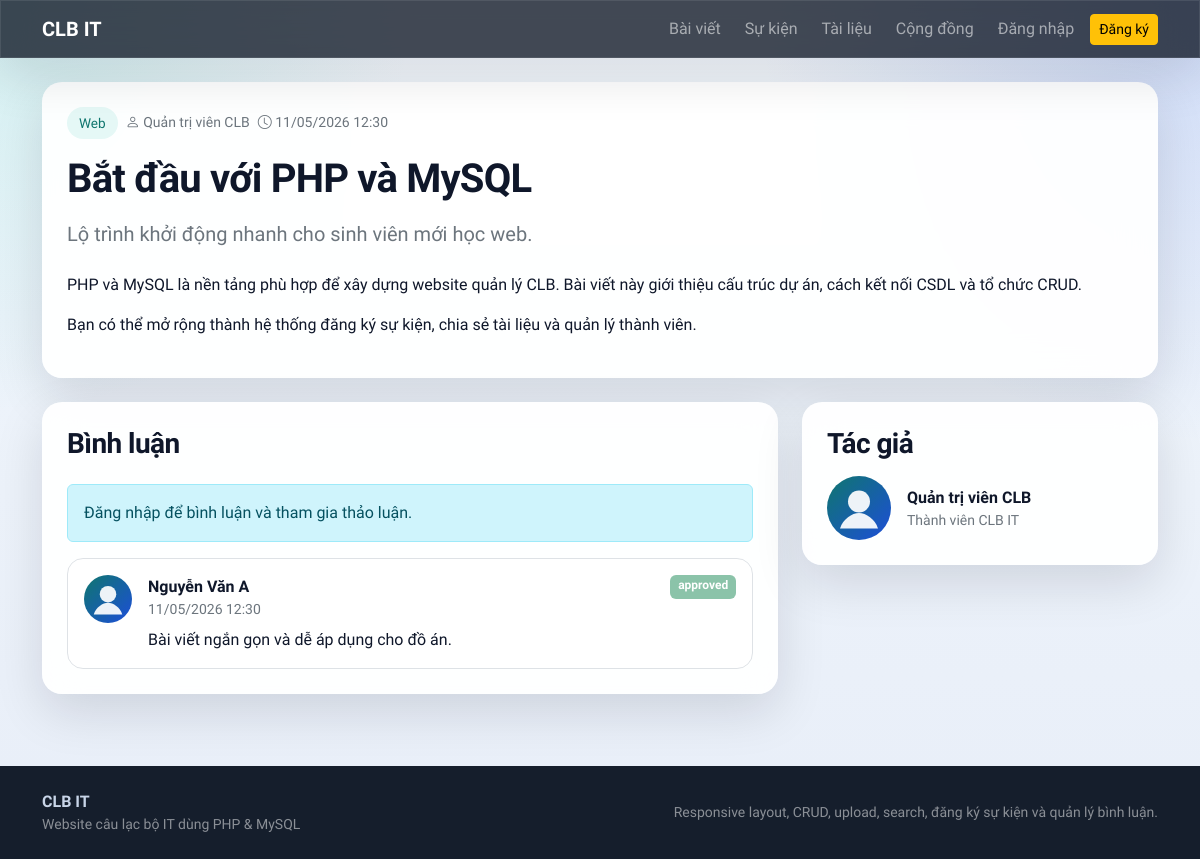
The page /post.php?id=1 on the database its author committed.
### tables this page shows
CREATE TABLE posts (
    id INT AUTO_INCREMENT PRIMARY KEY,
    title VARCHAR(255) NOT NULL,
    slug VARCHAR(255) NOT NULL UNIQUE,
    excerpt VARCHAR(300) NOT NULL,
    content LONGTEXT NOT NULL,
    image VARCHAR(255) NULL,
    category_id INT NOT NULL,
    user_id INT NOT NULL,
    status ENUM('draft', 'published') NOT NULL DEFAULT 'published',
    published_at DATETIME NULL,
    created_at TIMESTAMP DEFAULT CURRENT_TIMESTAMP,
    updated_at TIMESTAMP DEFAULT CURRENT_TIMESTAMP ON UPDATE CURRENT_TIMESTAMP,
    CONSTRAINT fk_posts_category FOREIGN KEY (category_id) REFERENCES categories(id) ON DELETE RESTRICT,
    CONSTRAINT fk_posts_user FOREIGN KEY (user_id) REFERENCES users(id) ON DELETE CASCADE,
    INDEX idx_posts_category (category_id),
    INDEX idx_posts_user (user_id),
    INDEX idx_posts_status_date (status, published_at)
);

CREATE TABLE categories (
    id INT AUTO_INCREMENT PRIMARY KEY,
    name VARCHAR(100) NOT NULL UNIQUE,
    slug VARCHAR(120) NOT NULL UNIQUE,
    created_at TIMESTAMP DEFAULT CURRENT_TIMESTAMP,
    updated_at TIMESTAMP DEFAULT CURRENT_TIMESTAMP ON UPDATE CURRENT_TIMESTAMP
);

CREATE TABLE users (
    id INT AUTO_INCREMENT PRIMARY KEY,
    fullname VARCHAR(100) NOT NULL,
    email VARCHAR(120) NOT NULL UNIQUE,
    password VARCHAR(255) NOT NULL,
    avatar VARCHAR(255) NULL,
    bio TEXT NULL,
    skills VARCHAR(255) NULL,
    role ENUM('admin', 'member') NOT NULL DEFAULT 'member',
    status ENUM('active', 'locked') NOT NULL DEFAULT 'active',
    created_at TIMESTAMP DEFAULT CURRENT_TIMESTAMP,
    updated_at TIMESTAMP DEFAULT CURRENT_TIMESTAMP ON UPDATE CURRENT_TIMESTAMP,
    INDEX idx_users_role_status (role, status)
);

CREATE TABLE comments (
    id INT AUTO_INCREMENT PRIMARY KEY,
    post_id INT NOT NULL,
    user_id INT NOT NULL,
    content TEXT NOT NULL,
    status ENUM('pending', 'approved', 'spam') NOT NULL DEFAULT 'pending',
    created_at TIMESTAMP DEFAULT CURRENT_TIMESTAMP,
    CONSTRAINT fk_comments_post FOREIGN KEY (post_id) REFERENCES posts(id) ON DELETE CASCADE,
    CONSTRAINT fk_comments_user FOREIGN KEY (user_id) REFERENCES users(id) ON DELETE CASCADE,
    INDEX idx_comments_post (post_id),
    INDEX idx_comments_user (user_id),
    INDEX idx_comments_status (status)
);

### config/database.php (called while the page is built, shortened)
<?php
function db(): PDO
{
    static $pdo = null;
    if ($pdo instanceof PDO) {
        return $pdo;
    }
    $dsn = 'mysql:host=' . DB_HOST . ';dbname=' . DB_NAME . ';charset=utf8mb4';
    $pdo = new PDO($dsn, DB_USER, DB_PASS, [
        PDO::ATTR_ERRMODE => PDO::ERRMODE_EXCEPTION,
        PDO::ATTR_DEFAULT_FETCH_MODE => PDO::FETCH_ASSOC,
        PDO::ATTR_EMULATE_PREPARES => false,
    ]);
    return $pdo;
}

### includes/functions.php (called while the page is built, shortened)
<?php
function e(?string $value): string
{
    return htmlspecialchars((string) $value, ENT_QUOTES, 'UTF-8');
}
function current_user_row(): ?array
{
    if (!isset($_SESSION['user']['id'])) {
        return null;
    }
    $stmt = db()->prepare('SELECT * FROM users WHERE id = :id LIMIT 1');
    $stmt->execute(['id' => (int) $_SESSION['user']['id']]);
    $user = $stmt->fetch();
    return $user;
}
function is_logged_in(): bool
{
    return current_user_row() !== null;
}
function format_datetime(?string $value): string
{
    return date('d/m/Y H:i', strtotime($value));
}
function badge_class_for_status(string $status): string
{
    return match ($status) {
        'active', 'published', 'approved' => 'text-bg-success',
        'locked', 'draft', 'pending' => 'text-bg-warning',
        'archived', 'spam' => 'text-bg-secondary',
        default => 'text-bg-primary',
    };
}

### post.php (the view, shortened to what this page needs)
<?php
require_once __DIR__ . '/config/database.php';
require_once __DIR__ . '/includes/functions.php';
$id = (int) ($_GET['id'] ?? 0);
$stmt = db()->prepare("SELECT p.*, c.name AS category_name, u.fullname AS author_name, u.avatar AS author_avatar
    FROM posts p
    INNER JOIN categories c ON c.id = p.category_id
    INNER JOIN users u ON u.id = p.user_id
    WHERE p.id = :id AND p.status = 'published'");
$stmt->execute(['id' => $id]);
$post = $stmt->fetch();
$commentStmt = db()->prepare("SELECT c.*, u.fullname, u.avatar FROM comments c INNER JOIN users u ON u.id = c.user_id WHERE c.post_id = :post_id AND c.status = 'approved' ORDER BY c.created_at DESC");
$commentStmt->execute(['post_id' => $id]);
$comments = $commentStmt->fetchAll();
require_once __DIR__ . '/includes/header.php';
?>
<div class="clubit-card p-4 mb-4">
    <div class="d-flex flex-wrap gap-2 align-items-center mb-3">
        <span class="soft-badge"><?php echo e($post['category_name']); ?></span>
        <span class="text-secondary small"><i class="bi bi-person"></i> <?php echo e($post['author_name']); ?></span>
        <span class="text-secondary small"><i class="bi bi-clock"></i> <?php echo e(format_datetime($post['published_at'] ?? $post['created_at'])); ?></span>
    </div>
    <h1 class="section-title mb-3"><?php echo e($post['title']); ?></h1>
    <p class="lead text-secondary mb-4"><?php echo e($post['excerpt']); ?></p>
    <div class="prose">
        <?php echo $post['content']; ?>
    </div>
</div>
<div class="row g-4">
    <div class="col-lg-8">
        <div class="clubit-card p-4">
            <h3 class="section-title mb-4">Bình luận</h3>
            <?php if (is_logged_in()): ?>
                <form method="post" class="mb-4">
                    <label class="form-label">Viết bình luận</label>
                    <textarea name="content" class="form-control mb-3" rows="4" placeholder="Chia sẻ ý kiến của bạn..."></textarea>
                    <button class="btn btn-primary">Gửi bình luận</button>
                </form>
            <?php else: ?>
                <div class="alert alert-info">Đăng nhập để bình luận và tham gia thảo luận.</div>
            <?php endif; ?>
            <div class="d-grid gap-3">
                <?php foreach ($comments as $comment): ?>
                    <div class="border rounded-4 p-3 bg-white bg-opacity-50">
                        <div class="d-flex gap-3 align-items-start">
                            <img src="<?php echo e($comment['avatar'] ? UPLOAD_URL . '/' . $comment['avatar'] : BASE_URL . '/assets/images/default-avatar.svg'); ?>" alt="<?php echo e($comment['fullname']); ?>" width="48" height="48" class="rounded-circle">
                            <div class="flex-grow-1">
                                <div class="d-flex justify-content-between gap-2 flex-wrap">
                                    <div class="fw-semibold"><?php echo e($comment['fullname']); ?></div>
                                    <span class="badge <?php echo e(badge_class_for_status($comment['status'])); ?>"><?php echo e($comment['status']); ?></span>
                                </div>
                                <div class="text-secondary small mb-2"><?php echo e(format_datetime($comment['created_at'])); ?></div>
                                <div><?php echo nl2br(e($comment['content'])); ?></div>
                            </div>
                        </div>
                    </div>
                <?php endforeach; ?>
            </div>
        </div>
    </div>
    <div class="col-lg-4">
        <div class="clubit-card p-4">
            <h3 class="section-title mb-3">Tác giả</h3>
            <div class="d-flex gap-3 align-items-center">
                <img src="<?php echo e($post['author_avatar'] ? UPLOAD_URL . '/' . $post['author_avatar'] : BASE_URL . '/assets/images/default-avatar.svg'); ?>" width="64" height="64" class="rounded-circle" alt="<?php echo e($post['author_name']); ?>">
                <div>
                    <div class="fw-semibold"><?php echo e($post['author_name']); ?></div>
                    <div class="text-secondary small">Thành viên CLB IT</div>
                </div>
            </div>
        </div>
    </div>
</div>
<?php require_once __DIR__ . '/includes/footer.php'; ?>

### assets/css/app.css (style rules this page uses)
:root { --clubit-bg: #08111f; --clubit-surface: rgba(12, 21, 39, 0.84); --clubit-card: rgba(255, 255, 255, 0.94); --clubit-accent: #36c2b4; --clubit-accent-2: #1d4ed8; --clubit-text: #dfe8f3; --clubit-muted: #93a4ba; --clubit-border: rgba(255, 255, 255, 0.09); }
* { box-sizing: border-box; }
body { font-family: 'Be Vietnam Pro', sans-serif; background: radial-gradient(circle at top left, rgba(54, 194, 180, 0.18), transparent 28%), radial-gradient(circle at top right, rgba(29, 78, 216, 0.18), transparent 30%), linear-gradient(180deg, #f6fbff 0%, #eef4fb 36%, #e8eef8 100%); color: #0f172a; }
.navbar-glass, .clubit-card, .clubit-panel, .sidebar-glass { backdrop-filter: blur(18px); border: 1px solid var(--clubit-border); box-shadow: 0 18px 50px rgba(2, 8, 23, 0.12); }
.clubit-card, .clubit-panel { background: var(--clubit-card); border-radius: 1.25rem; }
.section-title { font-weight: 700; letter-spacing: -0.02em; }
.soft-badge { display: inline-flex; align-items: center; gap: 0.4rem; border-radius: 999px; padding: 0.35rem 0.75rem; font-size: 0.85rem; background: rgba(54, 194, 180, 0.12); color: #0f766e; }

### rows shown on the page
posts: category.name "Web", user.fullname "Quản trị viên CLB", published_at "11/05/2026 12:30", title "Bắt đầu với PHP và MySQL", excerpt "Lộ trình khởi động nhanh cho sinh viên mới học web.", content "PHP và MySQL là nền tảng phù hợp để xây dựng website quản lý CLB. Bài viết này giới thiệu cấu trúc dự án, cách kết nối CSDL và tổ chức CRUD. Bạn có thể mở rộng thành hệ thống đăng ký sự kiện, chia sẻ tài liệu và quản lý thành viên."
comments: user.fullname "Nguyễn Văn A", status "approved", created_at "11/05/2026 12:30", content "Bài viết ngắn gọn và dễ áp dụng cho đồ án."

### other values the page prints
APP_NAME "CLB IT"
